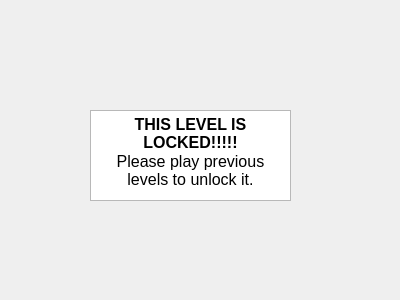
<?xml version="1.0" encoding="UTF-8"?>
<ui version="4.0">
 <class>Dialog8</class>
 <widget class="QDialog" name="Dialog8">
  <property name="geometry">
   <rect>
    <x>0</x>
    <y>0</y>
    <width>400</width>
    <height>300</height>
   </rect>
  </property>
  <property name="windowTitle">
   <string>Dialog</string>
  </property>
  <widget class="QTextBrowser" name="textBrowser">
   <property name="geometry">
    <rect>
     <x>90</x>
     <y>110</y>
     <width>201</width>
     <height>91</height>
    </rect>
   </property>
   <property name="html">
    <string>&lt;!DOCTYPE HTML PUBLIC &quot;-//W3C//DTD HTML 4.0//EN&quot; &quot;http://www.w3.org/TR/REC-html40/strict.dtd&quot;&gt;
&lt;html&gt;&lt;head&gt;&lt;meta name=&quot;qrichtext&quot; content=&quot;1&quot; /&gt;&lt;style type=&quot;text/css&quot;&gt;
p, li { white-space: pre-wrap; }
&lt;/style&gt;&lt;/head&gt;&lt;body style=&quot; font-family:'Ubuntu'; font-size:11pt; font-weight:400; font-style:normal;&quot;&gt;
&lt;p align=&quot;center&quot; style=&quot; margin-top:0px; margin-bottom:0px; margin-left:0px; margin-right:0px; -qt-block-indent:0; text-indent:0px;&quot;&gt;&lt;span style=&quot; font-size:12pt; font-weight:600;&quot;&gt;THIS LEVEL IS LOCKED!!!!!&lt;/span&gt;&lt;/p&gt;
&lt;p align=&quot;center&quot; style=&quot; margin-top:0px; margin-bottom:0px; margin-left:0px; margin-right:0px; -qt-block-indent:0; text-indent:0px;&quot;&gt;&lt;span style=&quot; font-size:12pt;&quot;&gt;Please play previous levels to unlock it.&lt;/span&gt;&lt;/p&gt;&lt;/body&gt;&lt;/html&gt;</string>
   </property>
  </widget>
 </widget>
 <resources/>
 <connections/>
</ui>
